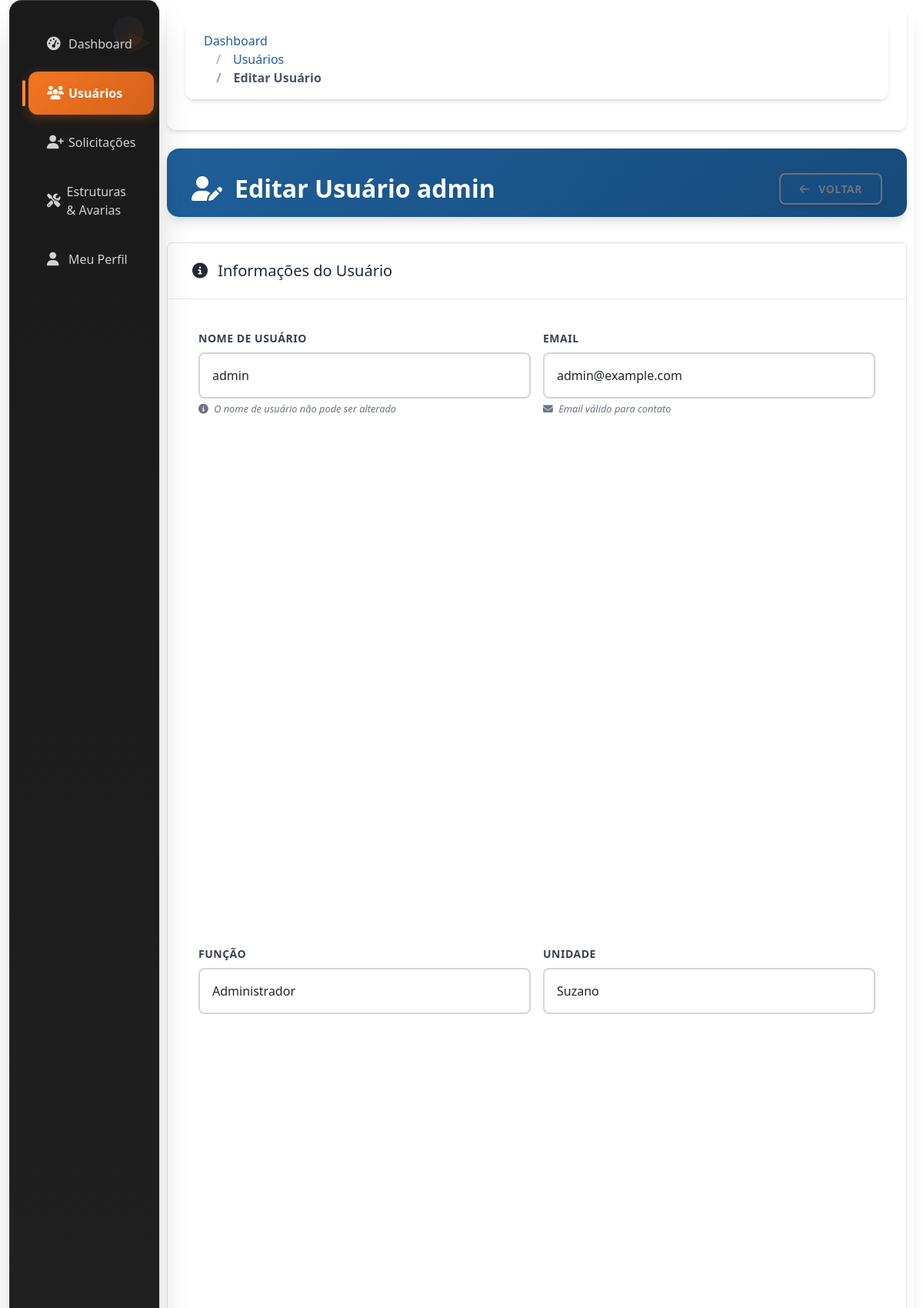
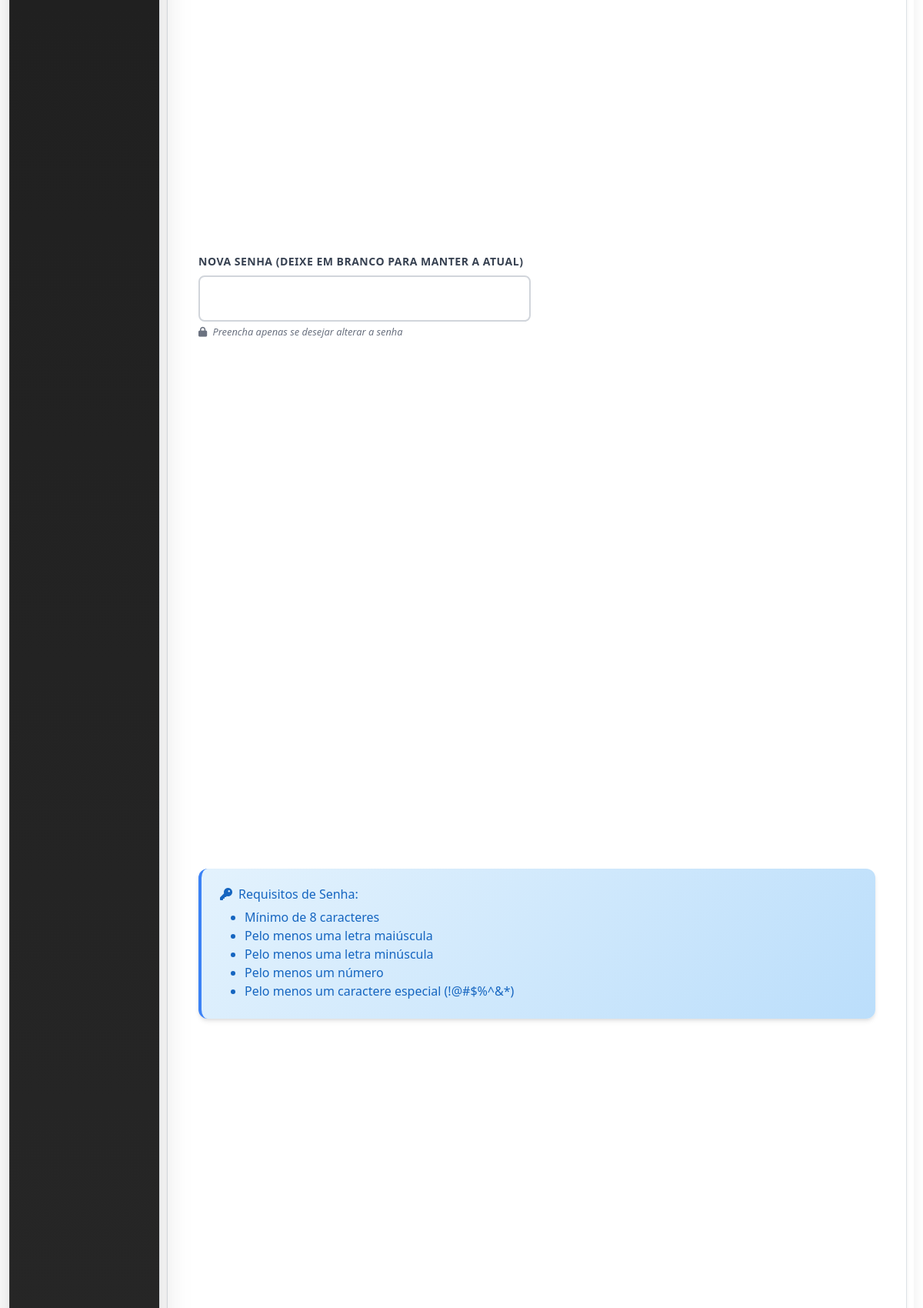
Page /admin/usuarios/1/editar (signed in, upper part) on the committed database (2 pictures, top to bottom).
### tables this page shows
CREATE TABLE usuarios (
        id INTEGER PRIMARY KEY AUTOINCREMENT,
        username TEXT UNIQUE NOT NULL,
        email TEXT UNIQUE NOT NULL,
        password_hash TEXT NOT NULL,
        nivel TEXT NOT NULL,
        created_at TEXT NOT NULL,
        last_login TEXT,
        ultima_alteracao_senha TEXT
    , nome TEXT, unidade TEXT DEFAULT "Rio de Janeiro", senha_temporaria INTEGER DEFAULT 0, primeiro_login INTEGER DEFAULT 1);

### admin/routes.py (the view, shortened to what this page needs)
@admin_bp.route('/usuarios/<int:usuario_id>/editar', methods=['GET', 'POST'])
@admin_completo_required
def editar_usuario(usuario_id):
    try:
        db = get_db()
        cursor = db.cursor()
        cursor.execute("SELECT * FROM usuarios WHERE id = ?", (usuario_id,))
        usuario = cursor.fetchone()
        if not usuario:
            flash("Usuário não encontrado", "danger")
            return redirect(url_for('admin.listar_usuarios'))
        return render_template('admin/editar_usuario.html', usuario=usuario)
    except Exception as e:
        logger.error(f"Erro ao editar usuário: {e}")
        flash(f"Erro ao editar usuário: {e}", "danger")
        return redirect(url_for('admin.listar_usuarios'))

### db.py (called while the page is built)
def get_db():
    if 'db' not in g:
        try:
            g.db = sqlite3.connect(
                current_app.config['DATABASE'],
                detect_types=sqlite3.PARSE_DECLTYPES,
                timeout=30.0,  # 30 segundos de timeout
                isolation_level=None  # Autocommit mode
            )
            g.db.execute('PRAGMA busy_timeout = 10000;')  # 10 segundos
            g.db.row_factory = sqlite3.Row
            logger.debug("Nova conexão com o banco de dados estabelecida")
        except sqlite3.Error as e:
            logger.error(f"Erro ao conectar ao banco de dados: {e}")
            raise
    return g.db

### utils/db.py (called while the page is built)
def get_db():
    try:
        return main_get_db()
    except Exception as e:
        logger.error(f"Erro ao obter conexão com o banco de dados: {e}")
        if 'db' not in g:
            g.db = sqlite3.connect(
                current_app.config['DATABASE'],
                detect_types=sqlite3.PARSE_DECLTYPES,
                timeout=30.0
            )
            g.db.row_factory = sqlite3.Row
        return g.db

### utils/permissions.py (called while the page is built, shortened)
def get_user_role():
    return session.get('role', None)

def has_role(required_role):
    user_role = get_user_role()
    if not user_role or user_role not in ROLES:
        return False
    return ROLES[user_role] >= ROLES[required_role]

def role_required(required_role):
    def decorator(f):
        @wraps(f)
        def decorated_function(*args, **kwargs):
            return f(*args, **kwargs)
        return decorated_function
    return decorator

### templates/admin/editar_usuario.html (shortened to what this page needs)
{% extends "base.html" %}
{% block extra_css %}
<link rel="stylesheet" href="{{ url_for('static', filename='css/admin-theme.css') }}">
{% endblock %}
{% block content %}
<div class="container-fluid admin-page">
    <div class="row">
        <div class="col-md-3 col-lg-2 d-md-block sidebar">
            <div class="position-sticky">
                <ul class="nav flex-column mt-3">
                    <li class="nav-item">
                        <a class="nav-link" href="{{ url_for('admin.admin_dashboard') }}">
                            <i class="fas fa-tachometer-alt"></i> Dashboard
                        </a>
                    </li>
                    <li class="nav-item">
                        <a class="nav-link active" href="{{ url_for('admin.listar_usuarios') }}">
                            <i class="fas fa-users"></i> Usuários
                        </a>
                    </li>
                    <li class="nav-item">
                        <a class="nav-link" href="{{ url_for('admin.listar_solicitacoes') }}">
                            <i class="fas fa-user-plus"></i> Solicitações
                        </a>
                    </li>
                    <li class="nav-item">
                        <a class="nav-link" href="{{ url_for('admin.gerenciar_estruturas_avarias') }}">
                            <i class="fas fa-tools"></i> Estruturas & Avarias
                        </a>
                    </li>
                    <li class="nav-item">
                        <a class="nav-link" href="{{ url_for('auth.dashboard') }}">
                            <i class="fas fa-user"></i> Meu Perfil
                        </a>
                    </li>
                </ul>
            </div>
        </div>
        <main class="col-md-9 ms-sm-auto col-lg-10 main-content">
            <nav aria-label="breadcrumb" class="breadcrumb">
                <ol class="breadcrumb">
                    <li class="breadcrumb-item"><a href="{{ url_for('admin.admin_dashboard') }}">Dashboard</a></li>
                    <li class="breadcrumb-item"><a href="{{ url_for('admin.listar_usuarios') }}">Usuários</a></li>
                    <li class="breadcrumb-item active" aria-current="page">Editar Usuário</li>
                </ol>
            </nav>
            <div class="page-header">
                <div class="d-flex justify-content-between align-items-center">
                    <h1>
                        <i class="fas fa-user-edit me-2"></i>
                        Editar Usuário {{ usuario.username }}
                    </h1>
                    <div class="btn-toolbar">
                        <a href="{{ url_for('admin.listar_usuarios') }}" class="btn btn-outline-secondary">
                            <i class="fas fa-arrow-left me-1"></i> Voltar
                        </a>
                    </div>
                </div>
            </div>
            <div class="admin-card fade-in-up">
                <div class="card-header">
                    <h5 class="mb-0">
                        <i class="fas fa-info-circle me-2"></i>
                        Informações do Usuário
                    </h5>
                </div>
                <div class="card-body">
                    <form method="POST" action="{{ url_for('admin.editar_usuario', usuario_id=usuario.id) }}">
                        <div class="row">
                            <div class="col-md-6 mb-3">
                                <label for="username" class="form-label">Nome de Usuário</label>
                                <input type="text" class="form-control" id="username" value="{{ usuario.username }}" readonly>
                                <div class="form-text">
                                    <i class="fas fa-info-circle me-1"></i>
                                    O nome de usuário não pode ser alterado
                                </div>
                            </div>
                            <div class="col-md-6 mb-3">
                                <label for="email" class="form-label">Email</label>
                                <input type="email" class="form-control" id="email" name="email" value="{{ usuario.email }}" required>
                                <div class="form-text">
                                    <i class="fas fa-envelope me-1"></i>
                                    Email válido para contato
                                </div>
                            </div>
                        </div>
                        <div class="row">
                            <div class="col-md-6 mb-3">
                                <label for="role" class="form-label">Função</label>
                                <select class="form-select" id="role" name="role" required>
                                    <option value="admin" {% if usuario.role == 'admin' %}selected{% endif %}>Administrador</option>
                                </select>
                            </div>
                            <div class="col-md-6 mb-3">
                                <label for="unidade" class="form-label">Unidade</label>
                                <select class="form-select" id="unidade" name="unidade">
                                    <option value="Suzano" {% if usuario.unidade == 'Suzano' or usuario.unidade == 'Floriano' %}selected{% endif %}>Suzano</option>
                                </select>
                            </div>
                        </div>
                        <div class="row">
                            <div class="col-md-6 mb-3">
                                <label for="password" class="form-label">Nova Senha (deixe em branco para manter a atual)</label>
                                <input type="password" class="form-control" id="password" name="password">
                                <div class="form-text">
                                    <i class="fas fa-lock me-1"></i>
                                    Preencha apenas se desejar alterar a senha
                                </div>
                            </div>
                        </div>
                        <div class="row">
                            <div class="col-md-12 mb-3">
                                <div class="alert alert-info">
                                    <h6><i class="fas fa-key me-2"></i>Requisitos de Senha:</h6>
                                    <ul class="mb-0">
                                        <li>Mínimo de 8 caracteres</li>
                                        <li>Pelo menos uma letra maiúscula</li>
                                        <li>Pelo menos uma letra minúscula</li>
                                        <li>Pelo menos um número</li>
                                        <li>Pelo menos um caractere especial (!@#$%^&*)</li>
                                    </ul>
                                </div>
                            </div>
                        </div>
                    </form>
                </div>
            </div>
        </main>
    </div>
</div>
{% endblock %}

### templates/base.html (style rules this page uses)
.admin-page { min-height: 100vh; }
.sidebar { background-color: #f8f9fa; min-height: 100vh; border-right: 1px solid #dee2e6; }
.nav-link { color: #495057; padding: 0.75rem 1rem; border-radius: 0.375rem; margin-bottom: 0.25rem; }
.nav-link.active { background-color: #0066b3; color: white; }
.main-content { padding: 2rem; }
.page-header { margin-bottom: 2rem; padding-bottom: 1rem; border-bottom: 1px solid #dee2e6; }
.admin-card { background: white; border-radius: 0.5rem; box-shadow: 0 0.125rem 0.25rem rgba(0, 0, 0, 0.075); border: 1px solid #dee2e6; }
.card-header { background-color: #f8f9fa; border-bottom: 1px solid #dee2e6; padding: 1rem; }
.card-body { padding: 1.5rem; }
.fade-in-up { animation: fadeInUp 0.5s ease-out; }

### rows in the picture
usuarios: username "admin", email "admin@example.com", unidade "Suzano"
